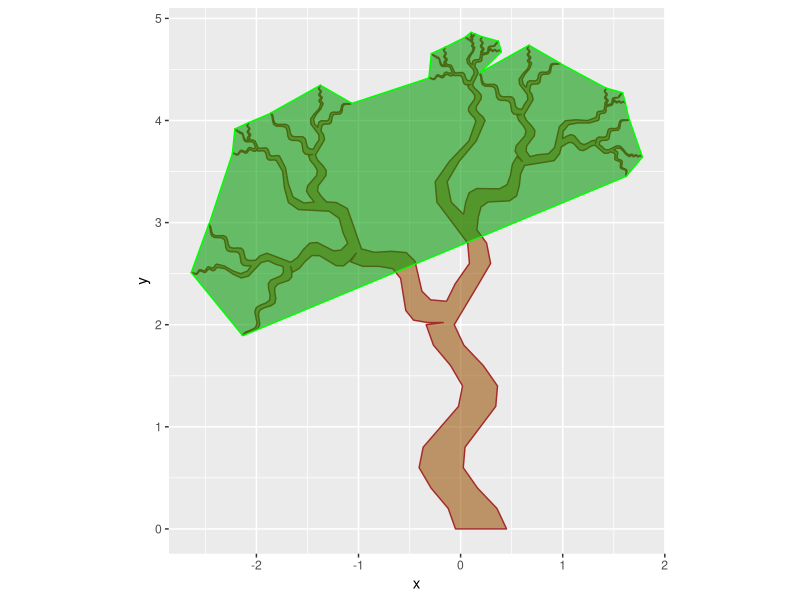
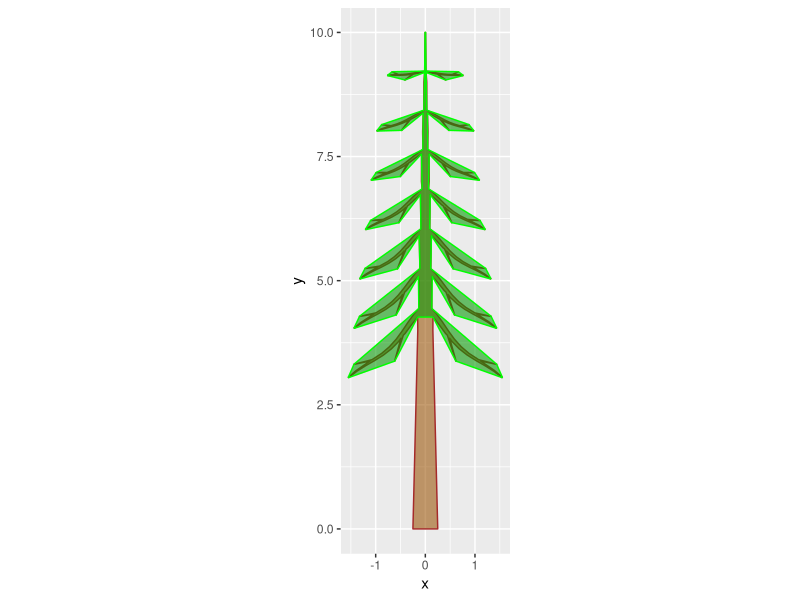
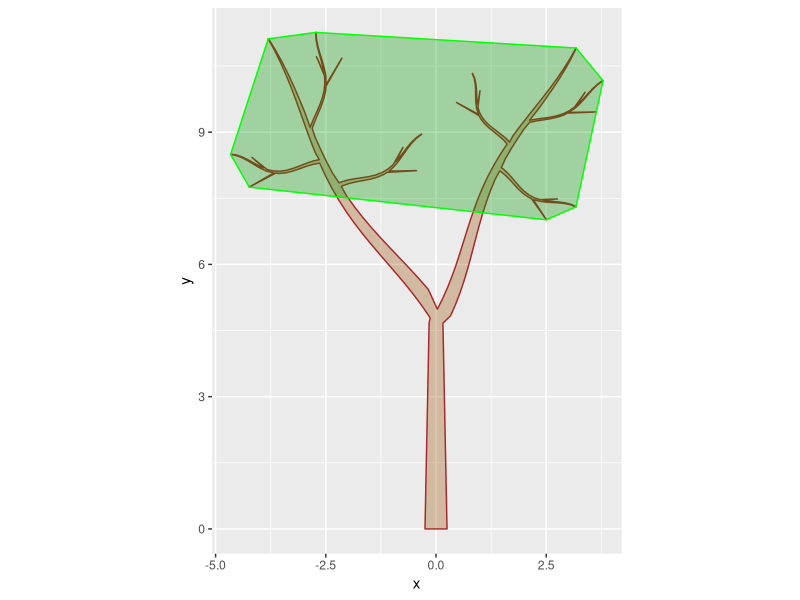

Write the R code that produced these figures, in order. (Note: this script raises an error after producing the figures.)
library(ggplot2)
library(dplyr)

makeStem <- function(lth, wth, tip=0.01, inc=10){
  
  
  s <- (0:inc)/inc
  i <- c(1:(inc+1),(1:(inc+1))+inc+1)
  y <- s*lth; y <- c(y,y[(inc+1):1])
  x <- tip/2*s+wth/2*(s*-1+1); x <- c(-1*x,x[(inc+1):1])
  side <- ifelse(x >= 0, 'R','L')
  df <- data.frame(x = x,
                   y = y,
                   i = i,
                   type = 'mid',
                   side=side,
                   center=0,
                   width=abs(x*2)
  )
  df[c(1,nrow(df)),]$type <- 'base'
  df[c(nrow(df)/2,nrow(df)/2+1),]$type <- 'tip'
  return(df)
}


#add options to add branch constraint by height and crown width rather than just angle

attachBranch <- function(stem, branch, angle=90, bht, tht=NA, tx=NA){
  #establish permanent columns to end up with
  original <- colnames(stem)
  
  #get information about stem length
  stemax <- max(subset(stem, type %in% c('base','mid','tip'))$y)
  stemin <- min(subset(stem, type %in% c('base','mid','tip'))$y)
  
  #ensure that branch never rises higher than stem
  bht <- ifelse(bht > stemax,stemax,bht)
  
  #ensure that branch is no thicker than stem
  bhtlower <- max(stem[bht >= stem$y,]$y) 
  bhtupper <- min(stem[bht <= stem$y,]$y)
  swd <- (mean(subset(stem, y == bhtlower)$width)*1/(abs(bht-bhtlower)+0.01)+
            mean(subset(stem, y == bhtupper)$width)*1/(abs(bht-bhtupper)+0.01))/(1/(abs(bht-bhtlower)+0.01)+1/(abs(bht-bhtupper)+0.01))
  bbase <- subset(branch, type %in% 'base')
  bwd <- max(bbase$x)-min(bbase$x)
  # if(bwd > swd) {branch <- branch |> mutate(x = x*swd/bwd)}
  
  #convert angle to radians
  angle = angle/360*2*pi  
  
  #optional establish branch angle based on branch distance from stem
  if(!is.na(tht) & !is.na(tx)){
  l = ((tht-bht)^2+(tx)^2)^0.5
  bmaxlen <- max((branch$x^2+branch$y^2)^0.5)
  #resize branch to fit specified height and width
  branch <- branch |> mutate(x=x*l/bmaxlen, y=y*l/bmaxlen)
  angle <- asin(tx/l)
  }
  

  
  #set which side of stem branch will be fitted
  xside <- ifelse(angle>0,'R','L')
  xsine <- ifelse(angle>0,1,-1)
  
  #rotate branch to correct angle
  branch <- branch |> mutate(h=(x^2+y^2)^0.5,a = acos(y/h),a=ifelse(x < 0,-1*a,a),
                             x = h*sin(a+angle), y = h*cos(a+angle))
  
  #lift branch to correct height
  branch <- branch |> mutate(y = y+bht)
  
  #recheck to see if branch thickness pushes branch too high
  bdif <- stemax - max(branch[branch$type %in% 'base',]$y)
  if(bdif < 0){branch <- branch |> mutate(y = y+bdif)}
  
  #determine which stem vertices straddle the branch
  xd <- subset(stem, side %in% xside & type %in% c('tip','mid','base','bbase'))
  ylower <- max(subset(xd, y < min(branch[branch$type %in% 'base',]$y))$y)
  yupper <- min(subset(xd, y >= max(branch[branch$type %in% 'base',]$y))$y)
  xupper <- subset(xd, y == yupper)$x
  xlower <- subset(xd, y == ylower)$x
  
  #shift branch to conform with twisted stem center position
  cshift <- mean(subset(xd, y == yupper | y == ylower)$center)
  branch <- branch |> mutate(x = x+cshift)
  
  #identify which branch vertices are inside stem
  branch <- branch |> mutate(inside = (x-((y-ylower)/(yupper-ylower)*(xupper-xlower)+xlower))*xsine)
  
  #identify vertices which straddle inside and outside of stem to find points of intersection
  internal <- branch |> mutate(near = inside^2, isinside = ifelse(inside < 0 | type %in% 'base', 'no','yes')) |> group_by(isinside, side) |> mutate(minnear = min(near)) |> ungroup() |> subset(near == minnear)
  
  #approximate location of branch stem intersection to establish new branch base
  newbase <- internal |> group_by(side) |> mutate(amt = 1/((inside - 0)/(max(inside)-min(inside)+0.0001))^2) |> 
    summarise(x= sum(amt*x)/sum(amt), y= sum(amt*y)/sum(amt), i= mean(i), type='base', center=0, side=xside, width=bwd) 
  
  
  #determine if stem if branch too close to top
  if(stemax - bht < 0.05*(stemax-stemin)){
    #identify where to insert new numbering sequence to maintain correct vertex order
    xdi <- mean(subset(stem, type %in% 'tip')$i)
    #remove tip of stem
    steminternal <- stem |> subset(!type %in% 'tip' & !(y > (stemax - 0.05*(stemax-stemin)) & type %in% 'mid'))
    #assemble branch with new base, omitting internal vertices
    branchinternal <- branch |> subset(select=original) |> rbind(newbase[,original]) |> mutate(i = xdi + i/10000, type=paste0('b',type), inside = NULL, h=NULL,a=NULL)  |> arrange(i) 
  }else{
    #remove stem vertices that may be covered by new branch
    steminternal <- stem |> subset(!(x >= min(internal$x) & x <= max(internal$x) & y >= min(internal$y) & y <= max(internal$y))) |> subset(select=original)
    #identify stem vertices near branch base
    ylower2 <- max(subset(xd, y < min(newbase$y))$y)
    yupper2 <- min(subset(xd, y > max(newbase$y))$y)
    #identify where to insert new numbering sequence to maintain correct vertex order
    xdi <- mean(subset(xd, y %in% c(yupper2, ylower2))$i)
    #assemble branch with new base, omitting internal vertices
    branchinternal <- branch |> subset(inside >= 0) |> subset(select=original) |> rbind(newbase[,original]) |> mutate(i = xdi + i/10000, type=paste0('b',type), inside = NULL, h=NULL,a=NULL)  |> arrange(i) 
    
  }
  
  
  #append branch to stem with correct vertex order
  stemnew <- rbind(branchinternal,steminternal) |> arrange(i) 
  
  #renumber vertices
  stemnew <- mutate(stemnew, i=(1:nrow(stemnew)))
  
  return(stemnew)}


skewStem <- function(stem, amp=0.2, phase=0, waves=1){
  maxstem <- max(stem$y)
  minstem <- min(stem$y)
  lth <- maxstem - minstem
  stem <-  stem |> mutate(x = x + amp*cos((y/lth+phase)*2*pi*waves), 
                          center = center + amp*cos((y/lth+phase)*2*pi*waves))
  return(stem)
}

makeCrowShape <- function(ht.max=5, ht.min=1, crwd=2, dbh, crshape=c('pyramid','dome','round','column'), n=5, bu=0.8, bl=0, opposite = FALSE){
  
  h <- ht.max - ht.min
  wd <- crwd/2
  
  s <- (0:n)/n
  i <- 1:(n+1)
  d <- 1-wd/h
  sc <- (s-d)*1/(1-d)
  #create index sequence and proportion
  shapes <- data.frame(i=i,s=s)
  #create angles needed for round crowns
  shapes <- shapes |> mutate(sc = (s-d)*1/(1-d),
                             a1=s*2*pi/4,
                             a2=(s*2-1)*2*pi/4,
                             a3=sc*2*pi/4)
  #create choices of xy coordinates
  shapes <- shapes |> mutate(x0=-1*s+1,y0=s,#pyramid
                             x1=cos(a1),y1=sin(a1),#dome
                             x2=cos(a2),y2=sin(a2),#round 
                             x3=cos(a3),y3=sin(a3),#column
                             x3=ifelse(s > d,x3,1),y3=ifelse(s > d,(y3*(1-d)+d),y0))
  #weights to determine shape output as branch tip coordinates
  r <- c('pyramid','dome','round','column') %in% crshape |> as.numeric()
  shapes <- shapes |> mutate(tx = (r[1]*x0+r[2]*x1+r[3]*x2+r[4]*x3)/sum(r),
                             ty = (r[1]*y0+r[2]*y1+r[3]*y2+r[4]*y3)/sum(r))
  #normalize shape
  shapes <- shapes |> mutate(ty=h*(ty-min(ty))/(max(ty)-min(ty)), tx=wd*(tx-min(tx))/(max(tx)-min(tx)))
  #branch base
  shapes <- shapes |> mutate(bx = 0, by=(bu*h-bl*h)*s+bl*h) |> subset(select = c(i,s,tx,ty,bx,by))
  #lift branches to crown base
  shapes <- shapes |> mutate(by=by+ht.min, ty=ty+ht.min)
  #angle of branch
  shapes <- shapes |> mutate(l = pmax(dbh/2,((ty-by)^2+(tx-bx)^2)^0.5), a = 360/(2*pi)*acos((ty-by)/l))
  #branch diameter
  shapes <- shapes |> mutate(d = dbh*pmin(l*2,(ht.max-by))/ht.max+0.01)
  if(opposite){
    shapes2 <- shapes |> mutate(a = a*-1, tx = tx*-1, i=i+0.5) |> subset(!a %in% 0)
    shapes <- shapes |> rbind(shapes2) |> arrange(i) 
    shapes <- shapes |> mutate(i = 1:nrow(shapes))
  }else{
    shapes <- shapes |> mutate(o = ifelse(i/2 == floor(i/2), -1,1), a = a*o, tx = tx*o, o = NULL)
  }
  
  return(shapes)
}

#------
#fractal tree with bend --- 
n=3
lth=4
wth = 0.5
sc = 0.6
stem <-  makeStem(lth,wth,0.1*wth,20)
# stem <-  stem |> mutate(x = x + -0.2*cos(y/lth*2*pi), center = center + -0.2*cos(y/lth*2*pi))
stem <-  skewStem(stem,-0.2,.5,3)
branch <-  stem |> mutate(x=x*sc,y=y*sc,center=center*sc)
branch2 <-  stem |> mutate(x=x*sc*0.7,y=y*sc*0.7,center=center*sc*0.7)
branch3 <-  stem |> mutate(x=x*sc*0.3,y=y*sc*0.3,center=center*sc*0.3)
for(i in 1:n){
  tree <- attachBranch(stem, branch, -50, 2)
  branch <- branch2
  tree <- attachBranch(tree, branch, 50, 3)
  branch <- branch3
  #stem=tree
  tree <- attachBranch(tree, branch, -5, 4)
  branch <- tree |> mutate(x=x*sc,y=y*sc,center=center*sc)
  branch2 <- tree |> mutate(x=x*sc*.7,y=y*sc*.7,center=center*sc*.7)
  branch3 <- tree |> mutate(x=x*sc*.3,y=y*sc*.3,center=center*sc*.3)
}

crown <- tree |> subset(grepl('tip',type) & !type %in% 'tip')
ggplot()+
  geom_polygon(data=tree, aes(x=x, y=y), color='brown',fill='#99500090')+
  # geom_point(data=stem, aes(x=x, y=y), color='red')+
  geom_polygon(data=crown, aes(x=x, y=y), color='green',fill='#00990090')+
  # geom_point(data=tree, aes(x=x, y=y), color='green')+
  coord_fixed()

#------conifer

crshape = c('pyramid','dome','round','column')

crshape = c('pyramid','column')
shapes <- makeCrowShape(ht.max=10, ht.min=3, crwd=3, dbh=0.5, n=7, bu=1, bl=0.2, crshape=crshape,
                        opposite = T)
shapes <- subset(shapes, !(a > 175 | a < -175 | a == 0)  & l> 0.3)
stem <-  makeStem(10,0.5,0.01,10)
for(i in 1:nrow(shapes)){#i=1
  branch <- makeStem(shapes$l[i], shapes$d[i]*.5,0.01,10)
  bpos <- max(branch$y)
  branch2 <- branch |> mutate(x=x*0.3,y=y*0.3)
  branch3 <- branch |> mutate(x=x*0.2,y=y*0.2)
  
  branch <- skewStem(branch, amp=ifelse(shapes$a[i] >= 0,-0.07*(shapes$s[i]*-1+1),0.07*(shapes$s[i]*-1+1)), 
                     phase=0, waves=1)
  branchA <- attachBranch(branch, branch2, ifelse(shapes$a[i] >= 0,30,-30), bpos*0.3)
  branchA <- attachBranch(branchA, branch3, ifelse(shapes$a[i] >= 0,-30,30), bpos*0.7)
  
  
  stem <- attachBranch(stem, branchA, shapes$a[i], shapes$by[i])
}
crown <- stem |> subset(grepl('tip',type) | type %in% 'bbase')


ggplot()+
  geom_polygon(data=stem, aes(x=x, y=y), color='brown',fill='#99500090')+
  # geom_point(data=stem, aes(x=x, y=y), color='red')+
  geom_polygon(data=crown, aes(x=x, y=y), color='green',fill='#00990090')+
  # geom_point(data=tree, aes(x=x, y=y), color='green')+
  coord_fixed()

#------cottonwood

crshape = c('pyramid','dome','round','column')

crshape = c('dome')
shapes <- makeCrowShape(ht.max=10, ht.min=5, crwd=6, dbh=0.5, n=3, bu=0.5, bl=0, crshape=crshape,
                        opposite = F)
shapes <- subset(shapes, !(a > 175 | a < -175 | a==0)  & l> 0.3)
stem <-  makeStem(10,0.5,0.01,25)
stem <- skewStem(stem, amp=-0, 
                   phase=0, waves=0.5)

for(i in 1:nrow(shapes)){#i=1
  branch <- makeStem(shapes$l[i], shapes$d[i]*.5,0.01,15)
  bpos <- max(branch$y)
  branch2 <- branch |> mutate(x=x*0.3,y=y*0.3)
  branch3 <- branch |> mutate(x=x*0.2,y=y*0.2)
  
  branch <- skewStem(branch, amp=ifelse(shapes$a[i] >= 0,-0.2,0.2), 
                     phase=0, waves=1)
  branchA <- attachBranch(branch, branch2, ifelse(shapes$a[i] >= 0,30,-30), bpos*0.5)
  branchA <- attachBranch(branchA, branch3, ifelse(shapes$a[i] >= 0,-30,30), bpos*0.6)
  
  
  stem <- attachBranch(stem, branchA, shapes$a[i], shapes$by[i], tht = shapes$ty[i], tx = shapes$tx[i])
}

branchB <- stem |> mutate(x=x*1,y=y) |> skewStem(amp=0.3)

stem2 <-  makeStem(5,0.5,0.3,30)
tree <- attachBranch(stem2, branchB, bht=4.5, tht = 11, tx=-4)
tree <- attachBranch(tree, branchB, bht=5, tht = 11, tx=3)

crown <- tree |> subset(grepl('tip',type))
crown2 <- crown[chull(x=crown$x, y=crown$y),]

ggplot()+
  geom_polygon(data=tree, aes(x=x, y=y), color='brown',fill='#99500050')+
  # geom_point(data=stem, aes(x=x, y=y), color='red')+
  geom_polygon(data=crown2, aes(x=x, y=y), color='green',fill='#00990050')+
  # geom_point(data=tree, aes(x=x, y=y), color='green')+
  coord_fixed()






x = c(-2,-2,0,2,2)
y = c(0,1,0.5,1,0)
df <- data.frame(x=x,y=y)

#Convex hull (trying to modify to allow some limited concavity)
#eliminate redundant points via rounding
df <- df |> mutate(x = round(x,2),y = round(y,2)) 
x = df$x 
y = df$y 

#set up data frame for calculations 
df <-  data.frame(a=NA,l1=NA,l2=NA,x=x,y=y) |> unique()
#track original order for troubleshooting
df <- df |> mutate(q = 1:nrow(df))
rm(x,y)

#find starting point at bottom of plot
miny <- min(df$y)
minx <- min(df[df$y==miny,]$x)
df <- mutate(df, s = ifelse(x==minx & y==miny, 1,NA))
i=1
refx1 <- df[df$s %in% i,]$x
refy1 <- df[df$s %in% i,]$y

df <- df |> mutate(l1 = ((x-refx1)^2+(y-refy1)^2)^0.5,
                   a = asin((x-refx1)/l1), a=ifelse(l1==0,0,a),
                   deg = a/2/pi*360)
amax <- max(df[!df$s %in% c(i,i-1),]$a)
amin <- min(df[!df$s %in% c(i,i-1),]$a)
nxtpt <- df |> subset((a == amax | a == amin) & is.na(s))
minl <- min(nxtpt$l1)
nxtpt <- nxtpt |> subset(l1 == minl & is.na(s))

df <- df |> mutate(s = ifelse(x == nxtpt$x & y == nxtpt$y, i+1, s))
#establish variable that will indicate when to stop
check <- TRUE 

#loop through subsequent points to identify which points to retain
for (i in 2:nrow(df)){#   i=4
  if(check){
    #current and previous points
    refx1 <- df[df$s %in% (i-1),]$x
    refy1 <- df[df$s %in% (i-1),]$y
    refx2 <- df[df$s %in% i,]$x
    refy2 <- df[df$s %in% i,]$y
    
    #distance between current and previous points
    l3 = ((refx1-refx2)^2+(refy1-refy2)^2)^0.5
    #angle of first seqment
    a0=acos((refx1-refx2)/l3)
    a0=ifelse(refy1-refy2 >=0,a0,-1*a0)
    #distance between current and previous points to every other point to get the total angle of current point relative to potential next point
    df <- df |> mutate(l1 = ((x-refx1)^2+(y-refy1)^2)^0.5,
                       l2 = ((x-refx2)^2+(y-refy2)^2)^0.5,
                       a=acos((l2^2+l3^2-l1^2)/(2*l2*l3)),
                       a=ifelse(is.na(a),0,a),
                       anew=cos((x-refx2)/l2),
                       anew=ifelse(y-refy2 >=0,anew,-1*anew),
                       adif=anew-(a0-pi),#angle difference between 2nd and 1st segments to see if left or right
                       deg = a/2/pi*360,
                       a1 = ifelse(l2 > 3,a/2,a),
                       a1 = ifelse(l2 > 3,adif/2,adif))#experimental -  trying to find a alternative path based on distance 
    #identify which angle is the largest to ensure convexivity
    amax <- max(subset(df, !s %in% c(i,i-1))$a1)
    #set trigger if next point is already assigned, which means perimeter has been closed
    check <- is.na(subset(df,a1 == amax)$s)
    #assign next point number
    df <- df |> mutate(s = ifelse(a1 == amax & is.na(s), i+1, s))
  }}
#exclude exess points and sort the by path order
df2 <- subset(df,!is.na(s)) |> arrange(s) 
ggplot()+
  geom_polygon(data=df, aes(x=x, y=y), color='blue',fill='#50500050')+
  geom_point(data=df, aes(x=x, y=y), color='blue',fill='#50500050')+
  geom_polygon(data=df2, aes(x=x, y=y), color='red',fill='#99000050')+
  geom_point(data=df2, aes(x=x, y=y), color='red',fill='#99000050')+
  coord_fixed()






############XXXXXXXXXXXXXXXXXXXXXxx trial 2


x = c(-1,-1.5,0,1,3,1,0.5)
y = c(0,1,0.5,1,0.5,0,0.2)
df <- data.frame(x=x,y=y)

df <- df |> mutate(q = 1:nrow(df))
rm(x,y)
check <- TRUE 
#find starting point at bottom of plot
miny <- min(df$y)
minx <- min(df[df$y==miny,]$x)
df <- mutate(df, s = ifelse(x==minx & y==miny, 1,NA))
x1 <- df[df$s %in% 1,]$x
y1 <- df[df$s %in% 1,]$y
df <- df |> mutate(l1 = ((x-x1)^2+(y-y1)^2)^0.5,
                   a1=acos((x-x1)/l1)/2/pi*360,
                   a1=ifelse(y-y1 >=0,a1,-1*a1))
amin = min(subset(df, !s %in% 1)$a1)
df <- df |> mutate(s = ifelse(a1 == amin & is.na(s), 0, s))
for(i in 1:2){#nrow(df) i=1
  if(check){
x0 <- df[df$s %in% (i-1),]$x
y0 <- df[df$s %in% (i-1),]$y
x1 <- df[df$s %in% i,]$x
y1 <- df[df$s %in% i,]$y
l0 = ((x1-x0)^2+(y1-y0)^2)^0.5
a0 = acos((x1-x0)/l0)/2/pi*360
a0 = ifelse(y1 - y0 >=0,a0,-1*a0)
df <- df |> mutate(l1 = ((x-x1)^2+(y-y1)^2)^0.5,
             a1=acos((x-x1)/l1)/2/pi*360,
             a1=ifelse(y-y1 >=0,a1,-1*a1),
             a1= a1-a0,
             a1= ifelse(a1 > 180, 360-a1,ifelse(a1 < -180, -360-a1, a1)),
             a1= case_when(x >= x1 & y >= y1 & y1 < y0 ~ -a1,
                           x < x1 & y < y1 & y1 >= y0 ~ -a1,
                           TRUE ~ a1))


amax = max(subset(df, !s %in% c(i-1,i) )$a1)#& a1 < 90
lmin = min(subset(df, !s %in% c(i-1,i) & a1 %in% amax)$l1)
df <- df |> mutate(s = ifelse(s %in% 0,NA,s))
check <- is.na(subset(df,a1 %in% amax & l1 %in% lmin)$s)
df <- df |> mutate(s = ifelse(a1 == amax & is.na(s) & l1 %in% lmin, i+1, s))
}
}

df2 <- subset(df,!is.na(s)) |> arrange(s) 
ggplot()+
  geom_polygon(data=df, aes(x=x, y=y), color='blue',fill='#20200060')+
  geom_point(data=df, aes(x=x, y=y), color='blue',fill='#20200060')+
  geom_polygon(data=df2, aes(x=x, y=y), color='red',fill='#99000050')+
  geom_point(data=df2, aes(x=x, y=y), color='red',fill='#99000050')+
  coord_fixed()







#trial 3 -----
x = c(-1,-1.5,0,1,3,1,0.5)
y = c(0,1,0.5,1,0.5,0,0.2)
n=5
df <- data.frame(x=tree$x,y=tree$y)

df <- df |> mutate(q = 1:nrow(df))
rm(x,y)
check <- TRUE 
#find starting point at bottom of plot
miny <- min(df$y)
minx <- min(df[df$y==miny,]$x)
df <- mutate(df, s = ifelse(x==minx & y==miny, 1,NA))
x1 <- df[df$s %in% 1,]$x
y1 <- df[df$s %in% 1,]$y
df <- df |> mutate(l1 = ((x-x1)^2+(y-y1)^2)^0.5,
                   a1=acos((x-x1)/l1)/2/pi*360,
                   a1=ifelse(y-y1 >=0,a1,-1*a1))
amin = min(subset(df, !s %in% 1)$a1)
df <- df |> mutate(s = ifelse(a1 == amin & is.na(s), 0, s))
for(i in 1:nrow(df)){#nrow(df) i=2
  if(check){
    x0 <- df[df$s %in% (i-1),]$x
    y0 <- df[df$s %in% (i-1),]$y
    x1 <- df[df$s %in% i,]$x
    y1 <- df[df$s %in% i,]$y
    l0 = ((x1-x0)^2+(y1-y0)^2)^0.5
    a0 = acos((x1-x0)/l0)
    a0 = ifelse(y1 - y0 >=0,a0,-1*a0)
    df <- df |> mutate(
      l2 = ((x-x0)^2+(y-y0)^2)^0.5,
      l1 = ((x-x1)^2+(y-y1)^2)^0.5,
      a1=acos((l1^2+l0^2-l2^2)/(2*l1*l0)),
      a1=ifelse(is.na(a1),0,a1))
    
    
    amax = max(subset(df, !s %in% c(i-1,i) )$a1)
    lmin = min(subset(df, !s %in% c(i-1,i) & a1 %in% amax)$l1)
    df <- df |> mutate(s = ifelse(s %in% 0,NA,s))
    check <- is.na(subset(df,a1 %in% amax & l1 %in% lmin)$s)
    df <- df |> mutate(s = ifelse(a1 == amax & is.na(s) & l1 %in% lmin, i+1, s))
  }
}

df <- df |> mutate(s1 = s)

smax <- max(df$s, na.rm = TRUE)

for(i in 1:smax){
i0=ifelse(i == 1,smax,i-1)
x0 <- df[df$s %in% (i0),]$x
y0 <- df[df$s %in% (i0),]$y
x1 <- df[df$s %in% i,]$x
y1 <- df[df$s %in% i,]$y
l0 <- ((x1-x0)^2+(y1-y0)^2)^0.5
a0 = acos((x1-x0)/l0)
a0 = ifelse(y1 - y0 >=0,a0,-1*a0)
df <- df |> mutate(xr= x-x0,
                   yr= y-y0,
                   h=(xr^2+yr^2)^0.5,
                   a1=acos(yr/h),
                   a1=ifelse(xr >=0,a1,-1*a1),
                   a1= a1+a0,
                   xr = ifelse(h==0,0,h*sin(a1)), 
                   yr = ifelse(h==0,0,h*cos(a1)),
                   xr = xr/l0)
bottom <- min(l0,abs(min(df[df$xr > -1.25 & df$xr < 1.25 ,]$yr)))*-1
df <- df |> mutate(yr= yr/(bottom))

for(j in 1:n){
psmin1 <- (subset(df, xr >= (j-1)/n & xr < j/n)$yr)

smin1 <- ifelse(length(psmin1)>0,min(psmin1),1)

df <- df |> mutate(s1 = case_when(xr >= (j-1)/n & xr < j/n & yr %in% smin1 & yr < 0.5 ~ i0+j/n/100,
                                  TRUE ~ s1))
}
}









df2 <- subset(df,!is.na(s)) |> arrange(s) 
df3 <- subset(df,!is.na(s1)) |> arrange(s1) 
ggplot()+
  geom_polygon(data=df, aes(x=x, y=y), color='blue',fill='#20200060')+
  geom_point(data=df, aes(x=x, y=y), color='blue',fill='#20200060')+
  geom_polygon(data=df2, aes(x=x, y=y), color='red',fill='#99000050')+
  geom_point(data=df2, aes(x=x, y=y), color='red',fill='#99000050')+
  geom_polygon(data=df3, aes(x=x, y=y), color='green',fill='#00990050')+
  geom_point(data=df3, aes(x=x, y=y), color='green',fill='#00990050')+
  coord_fixed()
